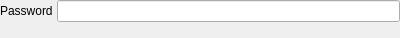
<?xml version="1.0" encoding="UTF-8"?>
<ui version="4.0">
 <class>Qonvince::PasswordWidget</class>
 <widget class="QWidget" name="Qonvince::PasswordWidget">
  <property name="geometry">
   <rect>
    <x>0</x>
    <y>0</y>
    <width>400</width>
    <height>38</height>
   </rect>
  </property>
  <property name="windowTitle">
   <string>Form</string>
  </property>
  <layout class="QVBoxLayout" name="verticalLayout">
   <property name="spacing">
    <number>4</number>
   </property>
   <property name="leftMargin">
    <number>0</number>
   </property>
   <property name="topMargin">
    <number>0</number>
   </property>
   <property name="rightMargin">
    <number>0</number>
   </property>
   <property name="bottomMargin">
    <number>0</number>
   </property>
   <item>
    <layout class="QHBoxLayout" name="horizontalLayout">
     <property name="spacing">
      <number>4</number>
     </property>
     <item>
      <widget class="QLabel" name="label">
       <property name="text">
        <string>Password</string>
       </property>
      </widget>
     </item>
     <item>
      <widget class="QLineEdit" name="password">
       <property name="echoMode">
        <enum>QLineEdit::Password</enum>
       </property>
      </widget>
     </item>
    </layout>
   </item>
   <item>
    <spacer name="verticalSpacer">
     <property name="orientation">
      <enum>Qt::Vertical</enum>
     </property>
     <property name="sizeHint" stdset="0">
      <size>
       <width>20</width>
       <height>0</height>
      </size>
     </property>
    </spacer>
   </item>
  </layout>
 </widget>
 <resources/>
 <connections/>
</ui>
